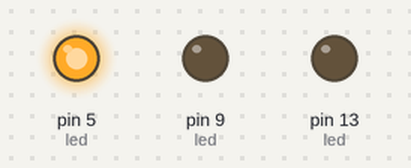
Simulated run of this sketch. Board: Arduino Uno, built with avr-gcc and run on an emulated ATmega328P. Shown: output pins drawn as LEDs (lit = HIGH).

Above: at 1.5 s.
At 3.2 s:
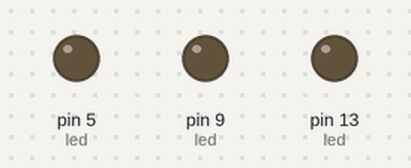
At 4.5 s:
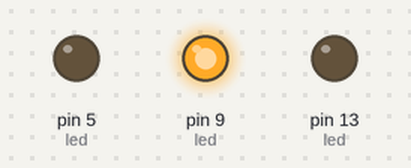
At 7.5 s:
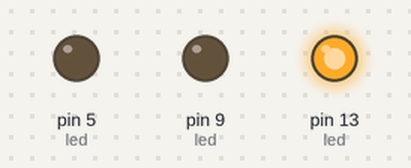
Timing chart, 0 to 12.4 s (numbered marks = the images above):
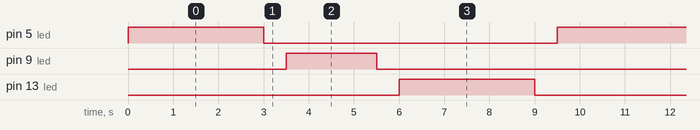

Measured:
- by itself, pin 5 (led), pin 13 (led): alternates HIGH for 3.0 s and LOW for 6.5 s
- by itself, pin 9 (led): alternates HIGH for 2.0 s and LOW for 7.5 s
- by itself, everything shown: repeats every 9.5 s, in 6 steps

The sketch:

semaforo.ino
```cpp
int led = 5;

void setup()
{
pinMode(13, OUTPUT);
pinMode(9, OUTPUT);
pinMode(5, OUTPUT);
}

void loop()
{
if (led == 13){
  digitalWrite(led, HIGH);
  delay(3000);
  digitalWrite(led, LOW);
  delay(500);
  led = 5;
} else if (led == 9) {
  digitalWrite(led, HIGH);
  delay(2000);
  digitalWrite(led, LOW);
  delay(500);
  led = 13;
} else if (led == 5) {
  digitalWrite(led, HIGH);
  delay(3000);
  digitalWrite(led, LOW);
  delay(500);
  led = 9;
}
}
```
